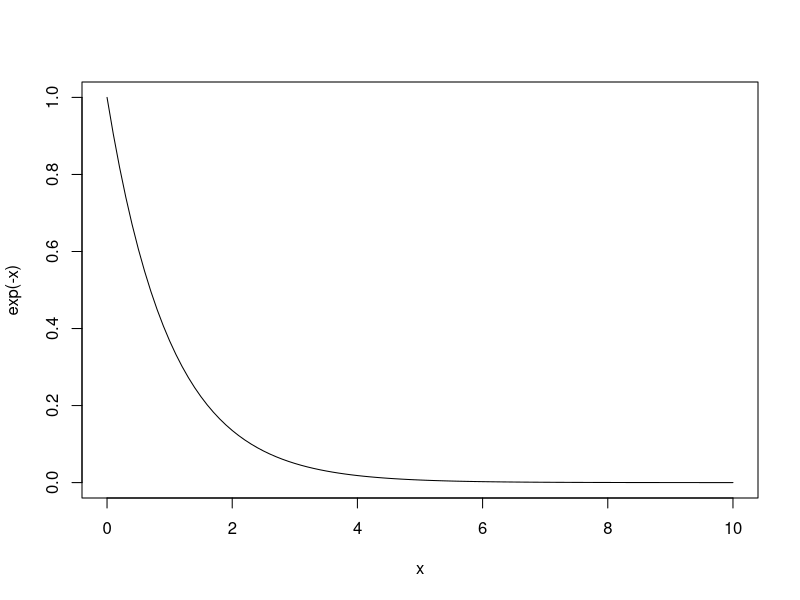
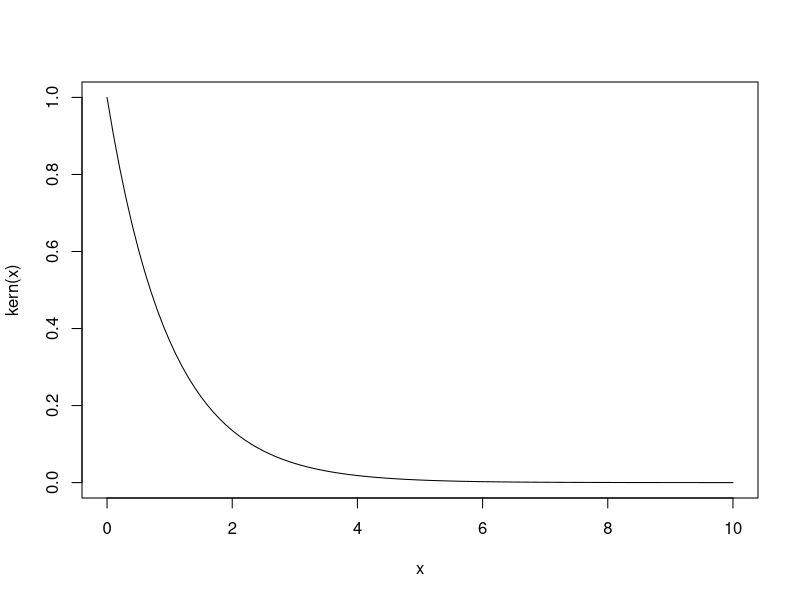

Source code (R) for these figures, in order: (Note: this script raises an error after producing the figures.)
#'
#' Migration rates m_(ij) is defined as the rate of animals
#' moving from patch j into patch i
#'
#' The total propensity to move from patch j is thus
#'
#' m_(ij) * N_j
#'
#'
#' Migration of the first kind is defined by:
#'
#' m_(ij) = m_0 "kern"("distance"_(ij)") N_j
#'
#' In this script we implement migration in the second kind (source )
#'
#' m_(ij) = m_0 "kern"("distance"_(ij)") / (Slot_j + 1)
#'
#' here Slot_j is defined as (CC_j - N_j)^+
#'
#' CC: Carrying capacity
#'
#'
#'
rate_to_probability <- function(rate) {
  1 - exp(-rate)
}

# set.seed(20240412)


litter_size_distr <- c(2, 4, 13, 22.5, 17.5, 14, 9, 3) / 100
avg_litter_size <- sum(seq_along(litter_size_distr) * litter_size_distr)
avg_litter_size <- avg_litter_size / 2

# litter_size_distr %>% sum()
# litter_size0 <- c(`0` = 1 - sum(litter_size_distr), litter_size_distr)
# sample_litter_size <- function(n) {
#   sample.int(length(litter_size0),
#              size = n, replace = TRUE, prob = litter_size0) - 1
# }

birth <-  avg_litter_size
death <- 0.6540
# birth <- yearly_prob_to_weekly_prob(rate_to_probability(birth))
# death <- yearly_prob_to_weekly_prob(death)
c(birth = birth, death = death)



birth_baseline <- birth
death_baseline <- death
birth_baseline <- 4
death_baseline <- 1

growth_baseline <- birth_baseline - death_baseline

mu_0 <- death_baseline
beta_0 <- birth_baseline

# migration baseline
m_baseline <- 0.15

dist_01 <- 0.2
#' Adjustment coefficient
# (birth_baseline - death_baseline) / (birth_baseline + death_baseline)

#' carrying capacity
k0 <- 15
# k0 <- 25
# k0 <- 80
# u0 <- seq.default(1, 12, by = 1)
# u0 %>% log1p()
# exp(-(0:12) + log(10)) %>% prettyNum()
# sqrt(c(0:10**2)) %>%
#   plot(y=rep.int(0, length(.)))
# sqrt(0:10**2)
# u0 <- seq.default(1, ceiling(1.5 * k0), by = 1)


# reps <- 100
reps <- 50
max_t_years <- 25

# max_t_weeks <- max_t_years * 52

curve(exp(-x), to = 10)
kern <- function(distance, d0 = 1) {
  exp(-distance / d0)
}

# curve(exp(-x/5), to = 30)
curve(kern(x), to = 10)

# stopifnot(length(u0) == 1)
# TODO: maybe sort it
u1 <- 15
u2 <- 0
current_u <- c(u1 = u1, u2 = u2) %>% rep.int(times = reps)

cc <- c(5, 10)
# current_u
# reps
id_rep <- seq_len(reps)
current_t <- numeric(length(id_rep))


if (any(k0 > current_u)) {
  warning("Starting population larger than carrying capacity")
}

tibble(
  N = seq.default(0, to = 18, by = .5)
) %>%
  expand_grid(cc) %>%
  mutate(
    m_pop = N,
    m_cc = N / cc,
    m_slot = N / (1 + pmax(0, cc - N)),
    # m_slot_exp = N * exp(-pmax(0, cc - N))
    # m_slot_exp = N * 2 * exp(-log(1 + exp(cc - N))),
    m_slot_exp = N * exp(-log(1 + exp(cc - N)))
    # m_dest = stop()
  ) %>%
  pivot_longer(starts_with("m_"),
              names_pattern = "m_(\\w+)",
              names_to = "pattern") %>%
  identity() %>% {
    ggplot(.) +
      aes(N, value, group = str_c(pattern, cc)) +
      geom_line(
        aes(color = pattern)
      ) +

      facet_wrap(~cc, ncol = 1) +
      theme_bw() +
      NULL
  }


# results <- cbind(rep = integer(0), t = numeric(0)) %>%
#   cbind(u = identity(t(numeric(2))))
results <- cbind(rep = integer(0), t = numeric(0),
                 u1 = integer(0),
                 u2 = integer(0))
results <- rbind(
  results,
  cbind(rep = id_rep, t = current_t,
        matrix(current_u, ncol = 2, byrow = TRUE)
  )
)
stopifnot(nrow(results) == reps)

repeat {

  stopifnot(all(!is.na(current_u),
                !is.na(current_t)))

  current_n <- length(id_rep)
  next_unif <- runif(current_n)

  stopifnot(
    vapply(next_unif, \(x) !isTRUE(all.equal.numeric(x, 0)), FUN.VALUE = logical(1))
  )
  # birth <- growth_baseline * pmax(0, 1 - current_u / k0)
  # death <- growth_baseline * pmax(0, current_u / k0 - 1)

  # BIRTH and DEATH process
  # birth <- beta_0 * pmax(0, (1 - (current_u * (beta_0 - mu_0)) / (k0 * (beta_0 + mu_0))))
  # death <- mu_0 * (1 + (current_u * (beta_0 - mu_0)) / (k0 * (beta_0 + mu_0)))
  # stopifnot(all(birth >= 0), all(death >= 0))
  # delta_t <- -log(next_unif) / ((birth + death) * current_u)

  # MIGRATION
  current_u
  current_u1 <- current_u[c(TRUE, FALSE)]
  current_u2 <- current_u[c(FALSE, TRUE)]
  # all_m <- kern(distance = dist_01) * current_0

  slots <- pmax(0, cc - current_u)
  # slots <- cc - current_u
  slots_u1 <- slots[c(TRUE, FALSE)]
  slots_u2 <- slots[c(FALSE, TRUE)]
  slots
  migration_rate <- m_baseline *
    kern(distance = dist_01) *
    (current_u1 / (slots_u1 + 1) + current_u2 / (slots_u2 + 1))



  #FIXME: check if any (all?) m_common is zero
  delta_t <- -log(next_unif) / (migration_rate)
  stopifnot(
    length(delta_t) == length(migration_rate)
  )
  # what if no-one migrates?
  # delta_t[current_u == k0] <- 0

  # DEBUG
  # (death == 0) & (birth == 0) & (current_u!=k0)

  # ALTERNATIVE:
  # delta_t <- rexp(n = current_n, rate = (birth + death) * current_u)
  stopifnot(all(!is.infinite(delta_t)))
  stopifnot(all(delta_t >= 0))
  next_t <- current_t + delta_t

  # IDEA: use rexp instead you crazy person

  # BIRTH AND DEATH APPROACH
  # birth <- rate_to_probability(birth)
  # death <- rate_to_probability(death)
  # stopifnot(all(birth >= 0), all(death >= 0),
  #           all(birth <= 1), all(death <= 1))

  # which direction did the movement occur in?
  migration_prop <-
    m_baseline * kern(distance = dist_01) *
    cbind(current_u1 / (slots_u1 + 1), current_u2 / (slots_u2 + 1))

  # carrying capacity one
  migration_prop <-
    m_baseline * kern(distance = dist_01) *
    cbind(current_u1 / (cc[1]), current_u2 / (cc[2]))
  migration_prop <-
    m_baseline * kern(distance = dist_01) *
    cbind(current_u1 * exp(-slots_u1), current_u2 * exp(-slots_u2))

  # c(-1, + 1)
  # c(+1, - 1)

  migration_prop

  migration_prop <- rate_to_probability(migration_prop)
  migration_prop

  delta_u <- rbinom(current_n, size=1, prob=migration_prop[,2]/rowSums(migration_prop))
  # 0 => u1, 1 => u2
  delta_u <- c(-1, 1)[delta_u + 1]
  # current_u
  # delta_u
  next_u <- current_u
  next_u[c(TRUE, FALSE)] <- current_u1 + delta_u
  next_u[c(FALSE, TRUE)] <- current_u2 + (-1) * delta_u
  # current_u
  stopifnot(all(next_u >= 0))
  stopifnot(all(!is.na(delta_u)))

  #shift
  current_t <- next_t
  current_u <- next_u

  # record
  results <- rbind(
    results,
    cbind(rep = id_rep, t = current_t,
          u = current_u %>% matrix(byrow = TRUE, ncol = 2))
  )

  # retire elapsed trajectories
  elapsed_t <- which(current_t >= max_t_years)
  elapsed_t_u <- c(
    2 * elapsed_t - 1,
    2 * elapsed_t
  )
  # elapsed_t <- c(elapsed_t, elapsed_t + 1)
  # FIXME: it has to be all u in the iteration
  # elapsed_u <- which(current_u == 0)
  elapsed_u <- integer()
  # elapsed_k0 <- which(current_u == k0) # or delta_t == 0
  elapsed_k0 <- integer()
  elapsed_reps <- unique(c(elapsed_t, elapsed_u, elapsed_k0))

  if (length(elapsed_reps) > 0) {
    #   # message(glue("{length(elapsed_u)}"))
    #
    #   #add `t_max` to the `elapsed_u` group
    #   # FIXME: this is currently disabled
    #   elapsed_u_and_k0 <- unique(c(elapsed_u, elapsed_k0))
    #   elapsed_t_u
    #   # current_u
    #   results <- rbind(
    #     results, cbind(rep = id_rep[elapsed_u_and_k0],
    #                    t = rep.int(max_t_years, length(elapsed_u_and_k0)),
    #                    u = current_u[elapsed_u_and_k0] %>%
    #                      matrix(byrow=TRUE, ncol = 2))
    #   )
    # }

    # remove the elapsed simulations from consideration
    # current_u <- current_u[-elapsed_reps]
    # current_t <- current_t[-elapsed_reps]
    current_u <- current_u[-elapsed_t_u]
    current_t <- current_t[-elapsed_t]
    # FIXME:
    # id_rep <- id_rep[-elapsed_reps]
    id_rep <- id_rep[-elapsed_t]
  }

  stopifnot(length(current_u) == 2 * length(current_t),
            length(current_t) == length(id_rep)
  )
  if (length(current_u) == 0) {
    break
  }
}
stopifnot(length(id_rep) == 0)

results <-
  results %>%
  as_tibble()

# current_t
# current_u
# id_rep
# stop()
# results <- results |>
#   as_tibble() %>%
#   left_join(
#     results_info %>% bind_rows(),
#     by = join_by(rep)
#   )
# u0
#'
#' Cache the result
fs::dir_create(".cache")
results %>% write_rds(".cache/024_results_with_info.RDS")

results

results %>%
  pivot_longer(c(u1, u2),
               names_pattern = "u(\\d+)",
               names_to = "id_u",
               values_to = "u") %>%
  identity() %>% {
    ggplot(.) +
      aes(t, u, group = str_c(rep, id_u)) +
      geom_line(
        aes(color = id_u),
        alpha = 0.4,
      ) +

      # APPROACH: Poisson-regression
      # geom_smooth(aes(group = id_u,
      #                 color = id_u),
      #             method = glm,
      #             method.args = list(family = poisson),
      #             linetype = "dashed",
      #             se = FALSE) +
      # APPROACH: GAM
      geom_smooth(aes(group = id_u,
                      color = id_u),
                  # method = glm,
                  # method.args = list(family = poisson),
                  linetype = "dashed",
                  se = FALSE) +

      geom_vline(aes(xintercept = max_t_years,
                 color = "max_t"),
                 linetype = "dotted") +

      theme_bw(base_size = 14) +
      labs(color = NULL) +
      theme(legend.position = "bottom") +
      NULL
  }



#'
#' # glm_results <- glm(
#' #   u ~ t + offset(-log(results$u0)),
#' #   # u ~ factor(id_u0)*0 + t,
#' #   data = results,
#' #   family = poisson()
#' # )
#' # glm_results
#' # glm_results %>% summary()
#' # glm_results <- glm(
#' #   u ~ t + 0,
#' #   offset = log(u0),
#' #   data = results,
#' #   family = poisson()
#' # )
#' # glm_results
#' # glm_results %>% summary()
#' # glm_results %>%
#' #   predict.glm(
#' #     newdata = tibble(t = 0.1),
#' #     terms = TRUE
#' #   ) %>%
#' #   # str()
#' #   as_tibble()
#'
#' # predict.glm(glm_results) %>%
#' #   as_tibble()
#' # predict.glm(glm_results,
#' #             newdata = tibble(t = 0.1, u0 = 1)) %>%
#' #   as_tibble()
#' #
#' # glm_predict <-
#' #   expand_grid(
#' #     # t = seq.default(0, max_t_years, length.out = 100),
#' #     # u0 = seq.default(0, 10, by = 1)
#' #   ) %>%
#' #   bind_cols(
#' #     predict =
#' #       predict.glm(
#' #         glm_results,
#' #         newdata = .,
#' #         type = "response"
#' #       )
#' #   )
#' # results %>%
#' #   bind_cols(
#' #     predict = predict.glm(
#' #       glm_results, type = "response"
#' #     )
#' #   ) %>%
#' #   # nrow() %>%
#' # # glm_predict %>%
#' #   ggplot() +
#' #   aes(t, predict, group = id_u0) +
#' #
#' #   geom_line(aes(color = u0)) +
#' #   scale_color_binned() +
#' #
#' #   theme_bw(base_size = 14) +
#' #   NULL
#' #'
#' #'
#' p_traj <- results |>
#'   ggplot() +
#'   aes(t, u, group = rep) +
#'   # geom_step() +
#'   # geom_line(color = "grey90", show.legend = FALSE) +
#'   geom_line(aes(alpha = u), show.legend = FALSE) +
#'   # geom_step(aes(alpha = u), show.legend = FALSE) +
#'   geom_hline(aes(yintercept = k0), linetype = "dotted") +
#'
#'   scale_alpha_continuous(range = c(0.15)) +
#'   # xlim(c(NA, 4)) +
#'   theme_bw()
#' #'
#' p_traj
#' #'
#' #'
#' results |>
#'   ggplot() +
#'   aes(t, u, group = rep) +
#'   # geom_step(aes(color = u0)) +
#'   geom_line(aes(color = u0), alpha = 0.25) +
#'   geom_hline(aes(yintercept = k0), linetype = "dotted") +
#'
#'   scale_alpha_continuous(range = c(0.15)) +
#'   scale_color_binned() +
#'   xlim(c(NA, 11)) +
#'   ylim(c(0, NA)) +
#'
#'   theme_bw() +
#'   theme(legend.position = "bottom") +
#'   NULL
#' #'
#' results %>%
#'   # glimpse()
#'   ggplot() +
#'   aes(t, u, group = rep) +
#'   # geom_step() +
#'   # geom_line(color = "grey90", show.legend = FALSE) +
#'   geom_line(aes(alpha = u0), show.legend = FALSE) +
#'   # geom_step(aes(alpha = u), show.legend = FALSE) +
#'   geom_hline(aes(yintercept = k0), linetype = "dotted") +
#'
#'   scale_alpha_continuous(range = c(0.15)) +
#'
#'   theme_bw()
#'
#' # p_traj +
#' #   facet_grid(~u0) +
#' #   lims(u0 = c(0,10))
#' #'
#' # ode_times <- results$t %>% zapsmall() %>%  unique() %>% sort()
#' #'
#' #'
#'
#' ode_results <- deSolve::ode(
#'   y = c(u = u0), times = seq.default(0, 25, by = 0.001),
#'   parms = list(r = birth_baseline - death_baseline, k0 = k0,
#'                birth_baseline = birth_baseline,
#'                death_baseline = death_baseline),
#'   func = function(times, y, parameters) {
#'     with(parameters, {
#'       dN <- r * y * (1 - y / k0)
#'       list(dN)
#'     })
#'   }
#' )
#' ode_results <-
#'   ode_results %>%
#'   unclass() %>%
#'   as_tibble() %>%
#'   rename(t = time) %>%
#'   pivot_longer(
#'     -t,
#'     names_pattern = "u(\\d+)",
#'     names_to = c("id_u0"),
#'     values_to = "u") %>%
#'   mutate(u0 = u0[as.integer(id_u0)],
#'          id_u0 = NULL)
#' #TODO
#'
#'
#' p_traj_and_ode <- p_traj +
#'   aes(color = id_u0) +
#'   geom_line(aes(color = u0, group = u0), data = ode_results) +
#'
#'   labs(color = NULL) +
#'   theme(legend.position = "bottom") +
#'   NULL
#' p_traj_and_ode
#'
#'
#' results |>
#'   ggplot() +
#'   aes(t, u, group = rep) +
#'   # geom_step(aes(color = u0)) +
#'   geom_line(aes(color = u0), alpha = 0.15) +
#'   geom_hline(aes(yintercept = k0), linetype = "dotted") +
#'
#'
#'   # ODE
#'   geom_line(aes(color = u0, group = u0),
#'             linewidth = 0.75, linetype = "dashed",
#'             data = ode_results) +
#'
#'   labs(color = NULL, y = "N", x = "time") +
#'   scale_alpha_continuous(range = c(0.15)) +
#'   scale_color_binned() +
#'   xlim(c(NA, 11)) +
#'   ylim(c(0, NA)) +
#'   theme_bw(base_size = 14) +
#'   theme(aspect.ratio = 1) +
#'   theme(legend.position = "bottom") +
#'   NULL
#'
#' fs::dir_create("figures")
#' # ggsave(
#' #   width = 10*2,
#' #   filename = "figures/024_balanced_birth_death_with_ode.svg",
#' #   scale = 2,
#' #   device = svglite::svglite
#' # )
#'
#' #'
#' # fs::dir_create("figures")
#' # pdf(file = "figures/017_gillespie_growth_with_ode.pdf")
#' # results |>
#' #   group_by(u0) %>%
#' #   group_map(\(data, key) {
#' #     ggplot(data) +
#' #       aes(t, u, group = rep) +
#' #       # geom_step() +
#' #       # geom_line(color = "grey90", show.legend = FALSE) +
#' #       geom_line(aes(alpha = u), show.legend = FALSE) +
#' #       # geom_step(aes(alpha = u), show.legend = FALSE) +
#' #       geom_hline(aes(yintercept = k0), linetype = "dotted") +
#' #
#' #       scale_alpha_continuous(range = c(0.15)) +
#' #
#' #       theme_bw() +
#' #       geom_line(aes(color = u0, group = u0), data = ode_results) +
#' #
#' #       labs(color = NULL) +
#' #       theme(legend.position = "bottom") +
#' #       NULL
#' #   })
#' # dev.off()
#'
#' #'
#' # VALIDATION: must be zero / empty
#' # results %>%
#' #   dplyr::filter(t < 0)
#' #'
#' results %>%
#'   # dplyr::filter(id_u0 == 5) %>%
#'   ggplot() +
#'   aes(t, u, group = rep) +
#'   # geom_line(aes(color = identity(u0)), show.legend = TRUE) +
#'
#'   # `geom_smooth()` using method = 'gam' and formula = 'y ~ s(x, bs = "cs")'
#'   geom_smooth(aes(group = u0, color = u0)) +
#'   geom_line(aes(color = u0, group = u0), data = ode_results) +
#'
#'   # scale_color_viridis_c(direction = -1) +
#'   scale_color_viridis_b(direction = -1) +
#'
#'   labs(color = NULL) +
#'   theme_bw(base_size = 14) +
#'   theme(legend.position = "bottom") +
#'   NULL
#' #'
#' #' Plotting P(extinction, t | u0)
#' #'
#' results %>%
#'   slice_max(t, by = rep) %>%
#'   summarise(
#'     `P(extinction)` = mean(u < 1),
#'     .by = c(u0)
#'   ) %>%
#'   identity() %>%
#'   glimpse() %>%
#'   ggplot() +
#'   aes(u0, `P(extinction)`) +
#'   geom_line() +
#'   # geom_line(aes(color = u0)) +
#'   # scale_colour_viridis_c(direction = -1) +
#'   # scale_color_viridis_b(direction = -1, n.breaks = 9) +
#'
#'   labs(y = "P(extinct)",
#'        x = "u0",
#'        color = NULL) +
#'   theme_bw(base_size = 14) +
#'   ylim(y = c(0, NA)) +
#'   NULL
#' #'
#' #'
#' #'
#' #TODO: I need to do this for each of these lines, and calculate the difference
#' #' between the two, although they do look very similar...
#' #'
#' results_approxfun <-
#'   tapply(
#'     X = results[, c("t", "u")],
#'     INDEX = results$rep,
#'     FUN = \(x) {
#'       # rule = 1:2 for extinct numbers make sense.
#'       approxfun(x$t, y = x$u, method = "constant")
#'     }
#'   )
#' #'
#' max_t_years
#' #'
#' # DEBUG
#' # curve(
#' #   results_approxfun[[40]](x), to = 100
#' # )
#' results_info %>% str()
#' traj_approx_df <-
#'   results_approxfun %>%
#'   enframe("id_rep", "traj_approxfun") %>%
#'   bind_cols(results_info)
#' stopifnot(!anyNA(traj_approx_df))
#' stopifnot(all(traj_approx_df$id_rep == traj_approx_df$rep))
#' traj_approx_df
#' # traj_approx_df %>% View()
#'
#' t_linspace <- seq.default(0, max_t_years, length.out = 100)
#' id_time <- seq_along(t_linspace)
#' id_time_linspace <- rep.int(id_time, length(results_info$u0$u0))
#'
#' outcome_linspace <-
#'   vapply(results_approxfun,
#'          \(traj_fun) traj_fun(t_linspace),
#'          FUN.VALUE = double(length(t_linspace)))
#' # outcome_linspace %>%
#' #   Matrix::Matrix() %>% `[`(1:10, 1:10)
#' outcome_linspace %>% dim()
#' # id_time_linspace %>% dim()
#' id_time_linspace %>% length()
#' u0_linspace <- rep(results_info$u0$u0, each = length(t_linspace))
#' u0_linspace %>% length()
#'
#' prob_ext <- tapply(
#'   X = outcome_linspace,
#'   INDEX = list(u0 = u0_linspace, time = id_time_linspace),
#'   FUN = \(x) mean(x < 1)
#' )
#' prob_ext %>%
#'   str()
#' prob_ext %>%
#'   as_tibble()
#' prob_ext %>%
#'   as.data.frame.table() %>%
#'   as_tibble() %>%
#'   mutate(u0 = as.numeric(u0),
#'          time = as.numeric(time),
#'          time = t_linspace[time]) %>%
#'   identity() %>%
#'   ggplot() +
#'   aes(time, Freq, group = u0) +
#'   geom_line(aes(color = u0)) +
#'   # scale_colour_viridis_c(direction = -1) +
#'   scale_color_viridis_b(direction = -1, n.breaks = 9) +
#'
#'   labs(y = "P(extinct)",
#'        x = "time",
#'        color = NULL) +
#'   theme_bw(base_size = 14) +
#'   NULL
#' #'
#' #'
#' #'
#' #'
#'
